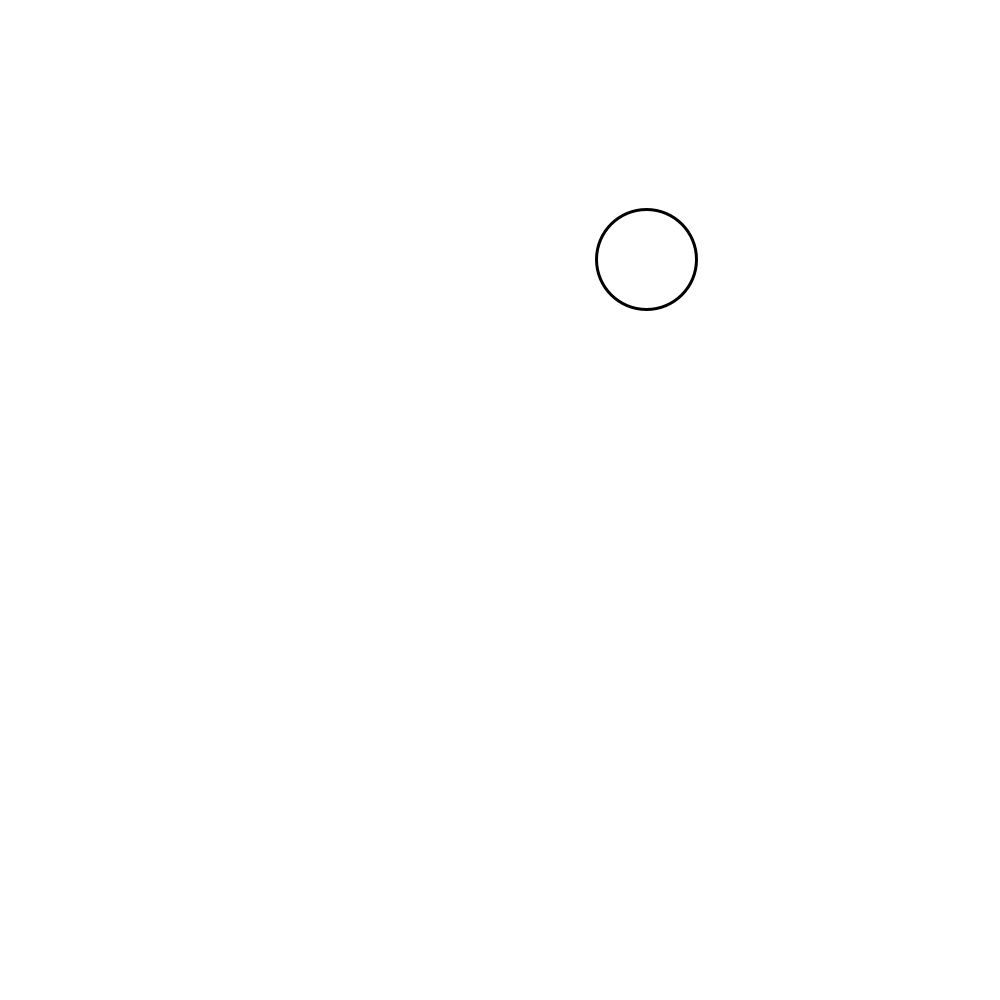
Frame 1 (no input)
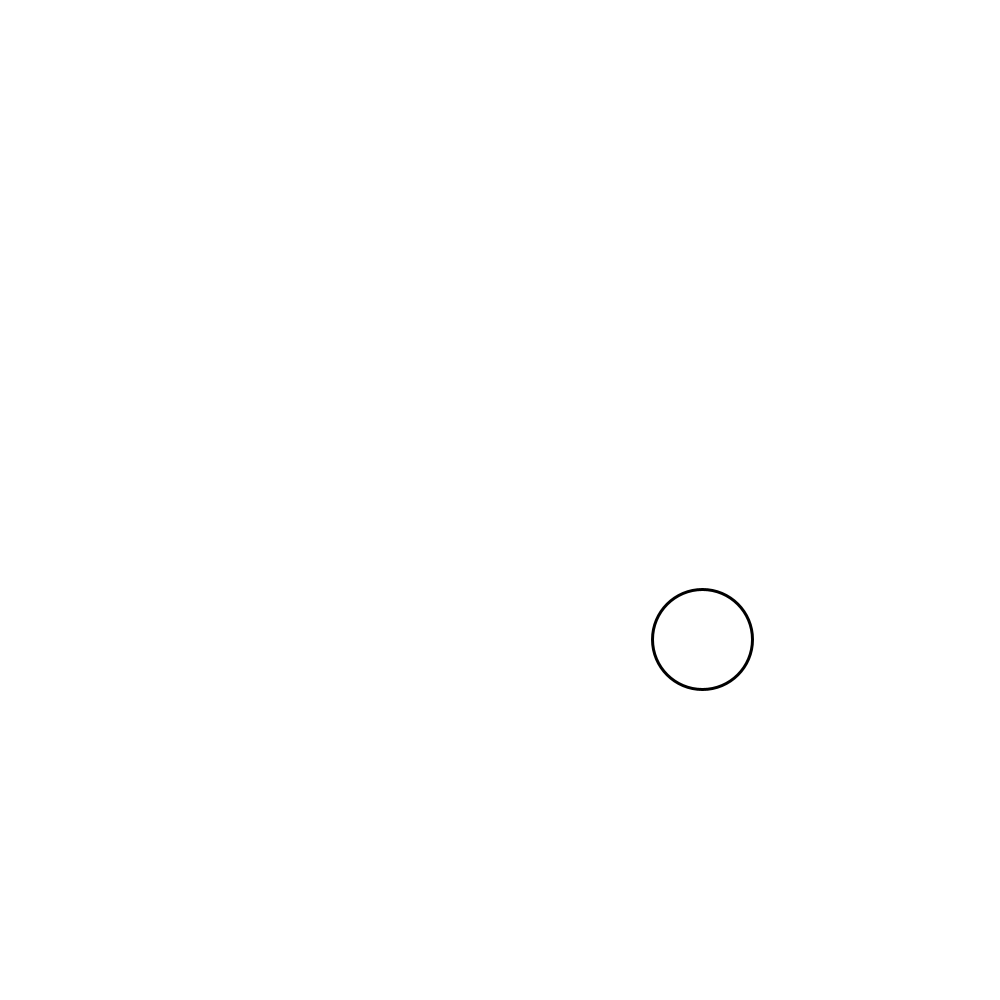
Frame 60 (the mouse pressed at the canvas centre just before this capture)
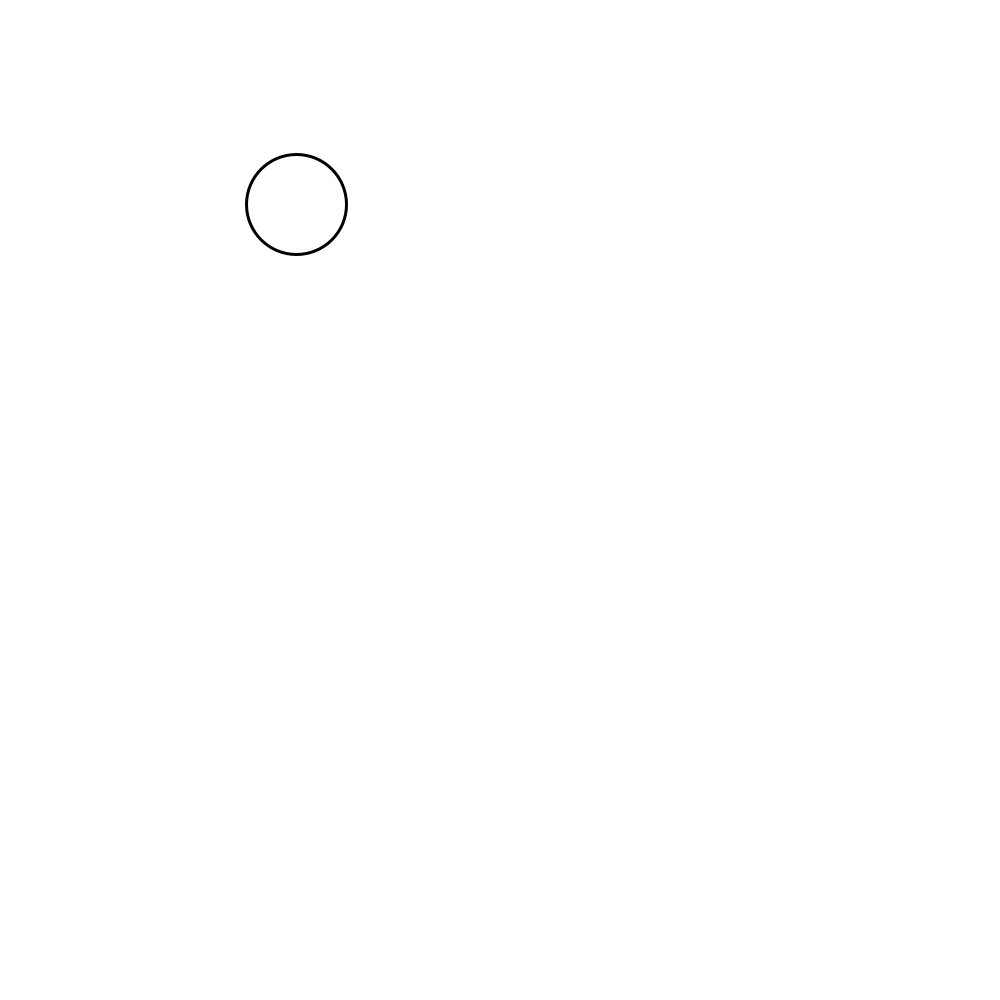
Frame 120 (the mouse held since frame 60 and released just before this capture)

The Processing sketch that drew these frames (run headless with seeded random() and noise(); from frame 60 on, the mouse is pressed at the canvas centre):

// Processing sketch: sketch_161114b_towers
// ── sketch_161114b_towers.pde
// VARIABELN
int x, y;


void setup() {
  size(1000, 1000);
  background(255);
  stroke(0);
  strokeWeight(3);
  frameRate(5);
}

void draw() {
  background(255);
  x = int(random(width));
  y = int(random(height));
  ellipse(x, y, 100, 100);
}
